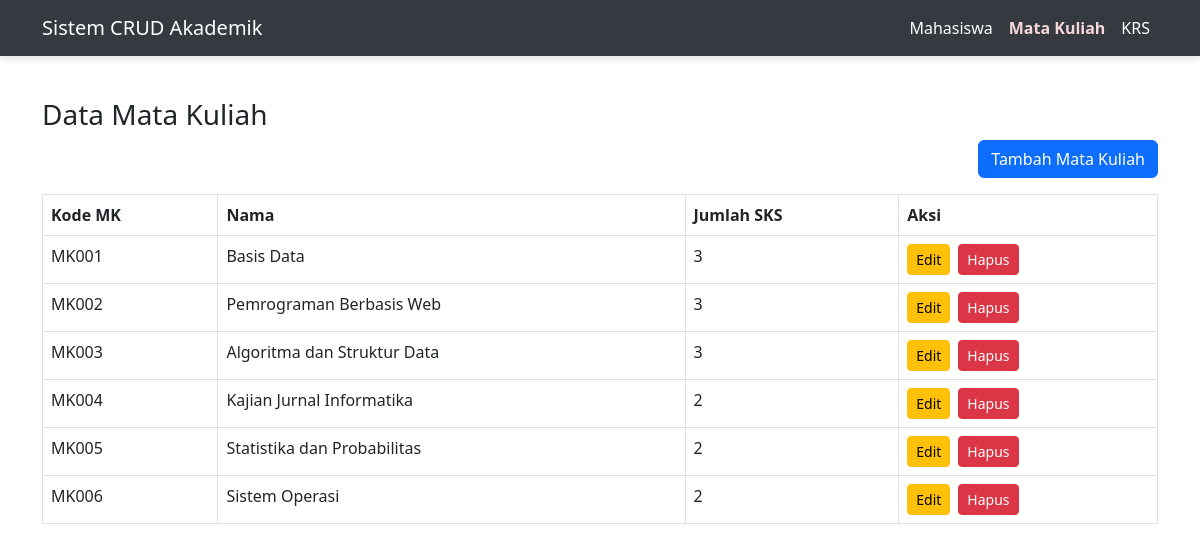
The app's page /matakuliah.php with its own data.
### tables this page shows
CREATE TABLE `matakuliah` (
  `kodemk` char(6) NOT NULL,
  `nama` varchar(50) NOT NULL,
  `jumlah_sks` int(3) NOT NULL
);

### matakuliah.php (the view, shortened to what this page needs)
<?php
include 'db.php';
$result = mysqli_query($conn, "SELECT * FROM matakuliah");
?>
<?php include 'index.php'; ?>
<!DOCTYPE html>
<html lang="en">
<head>
    <link href="https://cdn.jsdelivr.net/npm/bootstrap@5.3.0/dist/css/bootstrap.min.css" rel="stylesheet">
</head>
<body>
<div class="container mt-5">
    <div class="d-flex justify-content-between">
        <h3>Data Mata Kuliah</h3>
    </div>
    <div class="mb-3 text-end">
        <a href="tambahmk.php" class="btn btn-primary">Tambah Mata Kuliah</a>
    </div>
    <table class="table table-bordered">
        <thead>
            <tr>
                <th>Kode MK</th>
                <th>Nama</th>
                <th>Jumlah SKS</th>
                <th>Aksi</th>
            </tr>
        </thead>
        <tbody>
            <?php while ($row = mysqli_fetch_assoc($result)) : ?>
                <tr>
                    <td><?= $row['kodemk'] ?></td>
                    <td><?= $row['nama'] ?></td>
                    <td><?= $row['jumlah_sks'] ?></td>
                    <td>
                    <div class="d-flex">
                        <a href="editmk.php?kodemk=<?= $row['kodemk'] ?>" class="btn btn-warning btn-sm me-2">Edit</a>
                        <a href="hapusmk.php?kodemk=<?= $row['kodemk'] ?>" class="btn btn-danger btn-sm" onclick="return confirm('Hapus data ini?')">Hapus</a>
                    </div>
                    </td>
                </tr>
            <?php endwhile; ?>
        </tbody>
    </table>
</div>
</body>
</html>

### index.php (style rules this page uses)
body { padding-top: 50px; }

### records on screen
matakuliah: kodemk "MK001", nama "Basis Data", jumlah_sks "3"
matakuliah: kodemk "MK002", nama "Pemrograman Berbasis Web", jumlah_sks "3"
matakuliah: kodemk "MK003", nama "Algoritma dan Struktur Data", jumlah_sks "3"
matakuliah: kodemk "MK004", nama "Kajian Jurnal Informatika", jumlah_sks "2"
matakuliah: kodemk "MK005", nama "Statistika dan Probabilitas", jumlah_sks "2"
matakuliah: kodemk "MK006", nama "Sistem Operasi", jumlah_sks "2"
